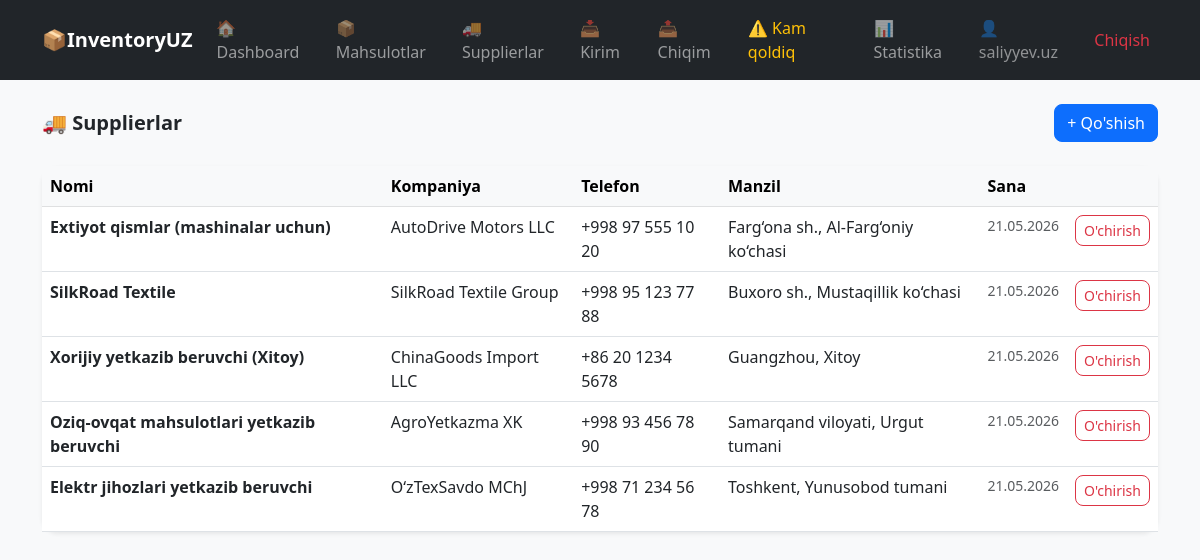
The app's page /suppliers/ (signed in) with its own data.
### accounts/models.py (models this page shows, shortened)
class CustomUser(AbstractUser):
    ROLE_CHOICES = (
    ('admin', 'Admin'),
    ('client','Client'),
    )
    role = models.CharField(max_length=10, choices=ROLE_CHOICES, default='client')

### suppliers/models.py (models this page shows, shortened)
class Supplier(models.Model):
    name = models.CharField(max_length=255)
    phone = models.CharField(max_length=255)
    company = models.CharField(max_length=255)
    address = models.TextField(blank=True)
    created_at = models.DateTimeField(auto_now_add=True)

### suppliers/views.py (the view)
# urls.py: path('', views.supplier_list, name='supplier_list'),
@login_required(login_url='login')
def supplier_list(request):
    suppliers = Supplier.objects.all().order_by('-created_at')
    return render(request, 'suppliers/list.html', {'suppliers': suppliers})

### templates/suppliers/list.html
{% extends 'base.html' %}
{% block content %}
<div class="d-flex justify-content-between align-items-center mb-4">
    <h5 class="fw-bold mb-0">🚚 Supplierlar</h5>
    {% if user.role == 'admin' %}
    <a href="{% url 'supplier_create' %}" class="btn btn-primary rounded-3">+ Qo'shish</a>
    {% endif %}
</div>
<div class="card border-0 shadow-sm rounded-4">
    <div class="card-body p-0">
        <table class="table table-hover mb-0">
            <thead class="table-light">
                <tr>
                    <th>Nomi</th>
                    <th>Kompaniya</th>
                    <th>Telefon</th>
                    <th>Manzil</th>
                    <th>Sana</th>
                    {% if user.role == 'admin' %}<th></th>{% endif %}
                </tr>
            </thead>
            <tbody>
                {% for s in suppliers %}
                <tr>
                    <td class="fw-semibold">{{ s.name }}</td>
                    <td>{{ s.company }}</td>
                    <td>{{ s.phone }}</td>
                    <td>{{ s.address|default:"-" }}</td>
                    <td class="text-muted small">{{ s.created_at|date:"d.m.Y" }}</td>
                    {% if user.role == 'admin' %}
                    <td>
                        <a href="{% url 'supplier_delete' s.pk %}"
                           class="btn btn-sm btn-outline-danger rounded-3"
                           onclick="return confirm('O\'chirilsinmi?')">O'chirish</a>
                    </td>
                    {% endif %}
                </tr>
                {% empty %}
                <tr>
                    <td colspan="6" class="text-center text-muted py-4">Hozircha supplier yo'q</td>
                </tr>
                {% endfor %}
            </tbody>
        </table>
    </div>
</div>
{% endblock %}

### templates/base.html (shortened to what this page needs)
<!DOCTYPE html>
<html lang="uz">
<head>
    <link href="https://cdn.jsdelivr.net/npm/bootstrap@5.3.0/dist/css/bootstrap.min.css" rel="stylesheet">
</head>
<body class="bg-light">
{% if user.is_authenticated %}
<nav class="navbar navbar-expand-lg navbar-dark bg-dark">
    <div class="container">
        <a class="navbar-brand fw-bold" href="/">📦InventoryUZ</a>
        <div class="collapse navbar-collapse" id="navbarNav">
            <ul class="navbar-nav ms-auto align-items-lg-center gap-lg-1">
                <li class="nav-item">
                    <a class="nav-link" href="{% url 'dashboard' %}">🏠Dashboard</a>
                </li>
                <li class="nav-item">
                    <a class="nav-link" href="{% url 'product_list' %}">📦Mahsulotlar</a>
                </li>
                <li class="nav-item">
                    <a class="nav-link" href="{% url 'supplier_list' %}">🚚Supplierlar</a>
                </li>
                <li class="nav-item">
                    <a class="nav-link" href="{% url 'stockin_list' %}">📥Kirim</a>
                </li>
                <li class="nav-item">
                    <a class="nav-link" href="{% url 'stockout_list' %}">📤Chiqim</a>
                </li>
                {% if user.role == 'admin' %}
                <li class="nav-item">
                    <a class="nav-link text-warning" href="{% url 'low_stock' %}">⚠️ Kam qoldiq</a>
                </li>
                <li class="nav-item">
                    <a class="nav-link" href="{% url 'stats' %}">📊Statistika</a>
                </li>
                {% endif %}
                <li class="nav-item">
                    <span class="nav-link text-white-50">👤{{ user.username }}</span>
                </li>
                <li class="nav-item">
                    <a class="nav-link text-danger" href="{% url 'logout' %}">Chiqish</a>
                </li>
            </ul>
        </div>
    </div>
</nav>
{% endif %}
<div class="container mt-4">
    {% block content %}{% endblock %}
</div>
</body>
</html>

### records on screen
CustomUser: username "saliyyev.uz"
Supplier: name "Extiyot qismlar (mashinalar uchun)", company "AutoDrive Motors LLC", phone "+998 97 555 10 20", address "Farg‘ona sh., Al-Farg‘oniy ko‘chasi", created_at "21.05.2026"
Supplier: name "SilkRoad Textile", company "SilkRoad Textile Group", phone "+998 95 123 77 88", address "Buxoro sh., Mustaqillik ko‘chasi", created_at "21.05.2026"
Supplier: name "Xorijiy yetkazib beruvchi (Xitoy)", company "ChinaGoods Import LLC", phone "+86 20 1234 5678", address "Guangzhou, Xitoy", created_at "21.05.2026"
Supplier: name "Oziq-ovqat mahsulotlari yetkazib beruvchi", company "AgroYetkazma XK", phone "+998 93 456 78 90", address "Samarqand viloyati, Urgut tumani", created_at "21.05.2026"
Supplier: name "Elektr jihozlari yetkazib beruvchi", company "OʻzTexSavdo MChJ", phone "+998 71 234 56 78", address "Toshkent, Yunusobod tumani", created_at "21.05.2026"
